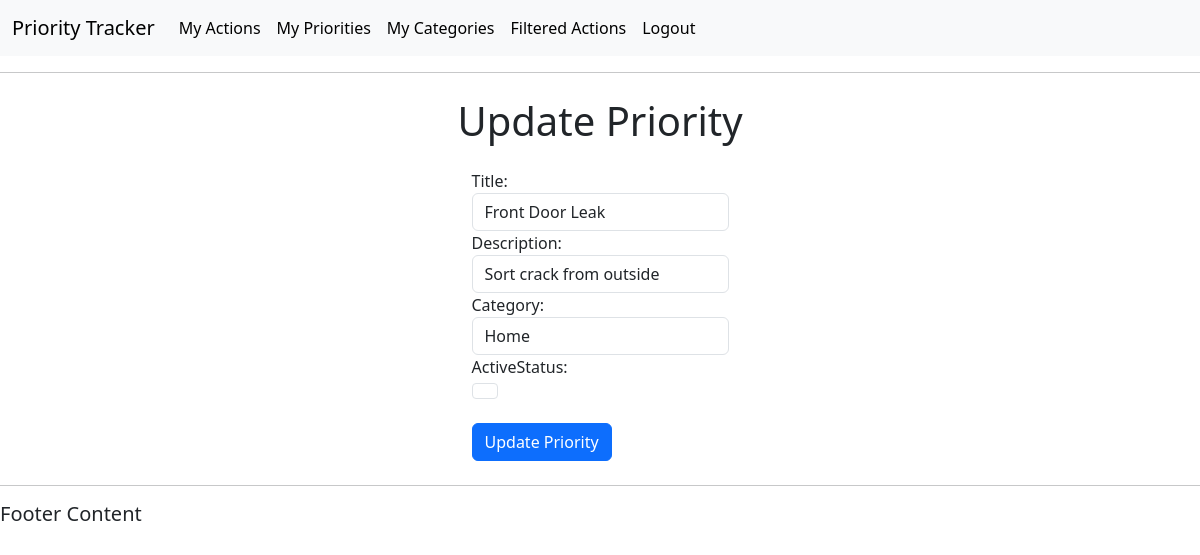
The page /update-priority/3/ (signed in) on the database as committed earlier.
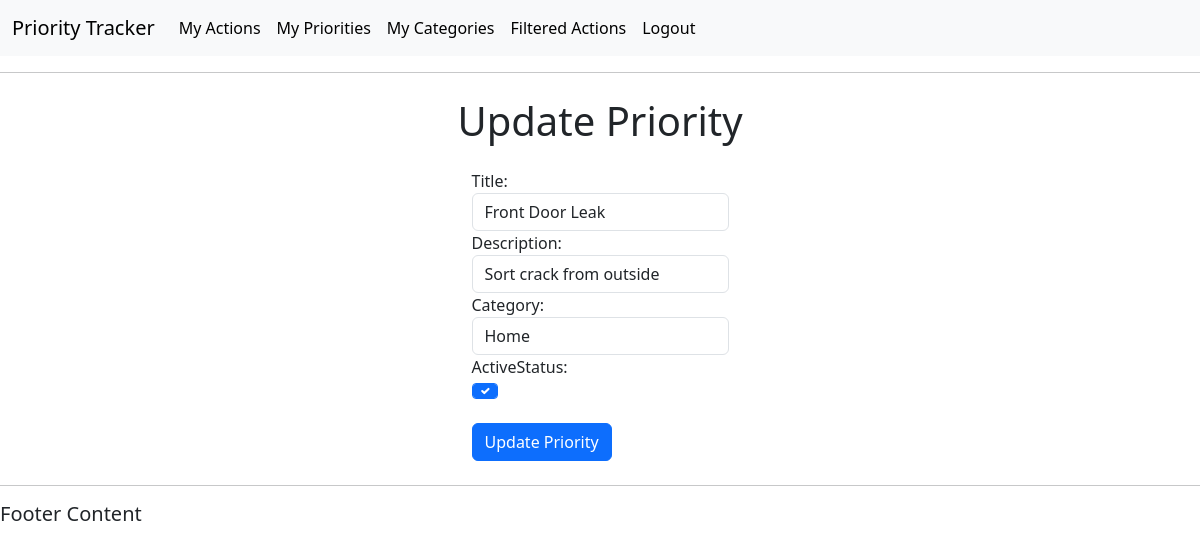
The same page on the database as committed later.
### actions/models.py (models this page shows, shortened)
class Priority(models.Model):
    title = models.CharField(max_length=50, null=False, blank=False)
    description = models.CharField(max_length=150)
    activeStatus = models.BooleanField(null=False, blank=False, default=True)
    category = models.ForeignKey(
        Category, on_delete=models.CASCADE, null=True, blank=True)
    user = models.ForeignKey(
        settings.AUTH_USER_MODEL, on_delete=models.CASCADE, related_name="priorities", null=True)

class Category(models.Model):
    title = models.CharField(max_length=50, null=False, blank=False)
    description = models.CharField(max_length=150)
    user = models.ForeignKey(
        settings.AUTH_USER_MODEL, on_delete=models.CASCADE, related_name="categories", null=True)
    def __str__(self):
        return str(self.title)

### actions/views.py (the view)
# urls.py: path('update-priority/<str:pk>/', views.update_priority, name='update_priority'),
@login_required(login_url='login')
def update_priority(request, pk):
    priority = Priority.objects.get(id=pk)
    priorityform = PriorityForm(instance=priority)
    if request.method == "POST":
        priorityform = PriorityForm(request.POST, instance=priority)
        if priorityform.is_valid():
            priorityform.save()
            messages.success(request, "Priority updated successfully")
            return redirect('/priorities/')
    context = {'priorityform': priorityform}
    return render(request, 'actions/update_priority.html', context)

### actions/forms.py
class PriorityForm(ModelForm):
    class Meta:
        model = Priority
        fields = ['title', 'description', 'category', 'activeStatus']
        widgets = {
                'title': forms.TextInput(attrs={'class': 'form-control'}),
                'description': forms.TextInput(attrs={'class': 'form-control'}),
                'category': forms.Select(attrs={'class': 'form-control'}),
                'activeStatus': forms.CheckboxInput(attrs={'class': 'form-control form-check-input'}),
            }

### actions/templates/actions/update_priority.html (shortened to what this page needs)
{% extends 'actions/main.html' %}
{% block content %}
<body>
    <h1 class="d-flex p-2 justify-content-center">Update Priority</h1>
    <div class="d-flex justify-content-center mb-3 form-group p-2">
        <form method="POST" action="">
            {{priorityform}}
            <br>
            <button class="btn btn-primary" type="submit" name="Update Priority">Update Priority</button>
        </form>
    </div>
</body>
{% endblock %}

Rows that differ between the two databases and show on the page:
changed Priority "Sort crack from outside": activeStatus "☐" → "☑"
